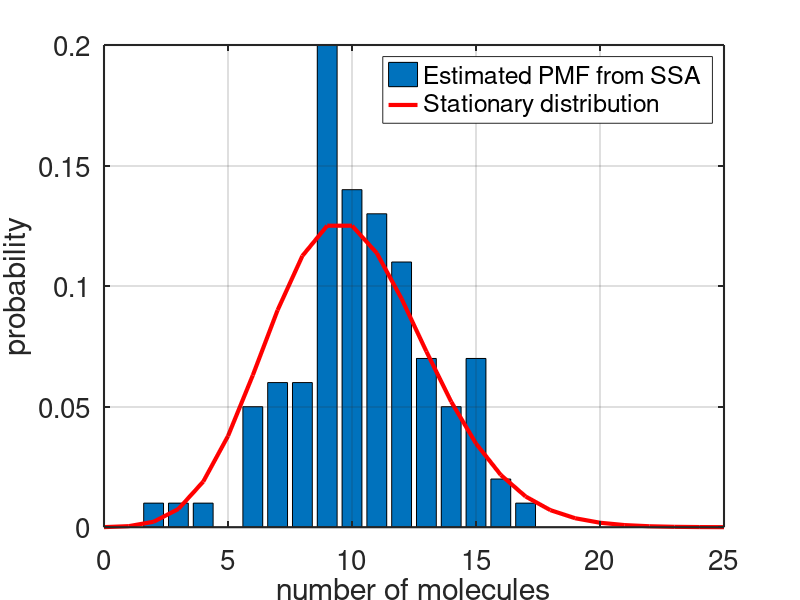

The MATLAB source for this figure:
function CH1_production_degradation_CME

k1=0.1; % production rate
k2=1; % degradation rate

numberofrealisations=100;
T = 100; % length of each simulation

M = 30; % keep track of A values between 0 and M
p=zeros(M,1); % need to adjust size when parameters are adjusted

for i = 1:numberofrealisations
    time=0;
    A = 15; %ceil(k2/k1); % initialise at the expected mean to save time
    while (time < T)
        rr=rand(2,1);
        a0=k1*A+k2;
        time=time+(1/a0)*log(1/rr(1));
        if (rr(2)*a0<k1*A)
            A=A-1; % degradation
        else
            A=A+1; % production
        end
    end
    if A < M
    p(A+1)=p(A+1)+1; % keep track of num molecules at simulation end
    end
end
p=p/numberofrealisations;

%% Compute the stationary distribution using the recursive formulation
% p(n+1) is the stationary probability that A=n for n=0,1,2,3,.....

phi(1)=1;
phi(2)=k2/k1*phi(1);
int=phi(1)+phi(2);
for n=1:24
    phi(n+2)=(k1*n*phi(n+1)+k2*phi(n+1)-k2*phi(n))/(k1*(n+1));
    int=int+phi(n+1);
end
phi=phi/int; % impose normalisation constraint (must be a true PMF!)

%% Plotting
figure;
bar(0:23,p(1:24));
hold on;
plot(0:25,phi,'r','Linewidth',3);
xlabel('number of molecules','Interpreter','none');
ylabel('probability','Interpreter','none');
legend('Estimated PMF from SSA','Stationary distribution','Interpreter','none');
axis tight;
xlim([0 25]);
set(gca,'linewidth',1.5);
set(gca,'FontSize',20);
grid on;
